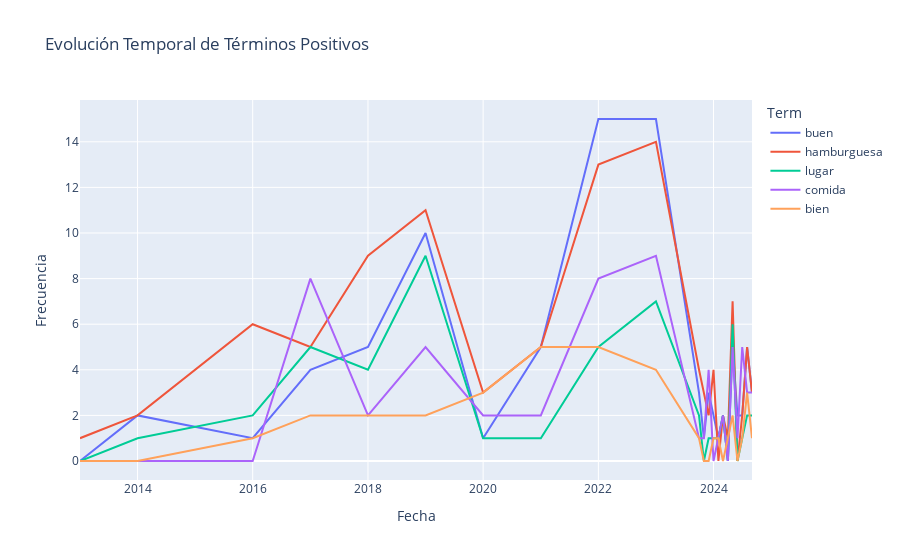
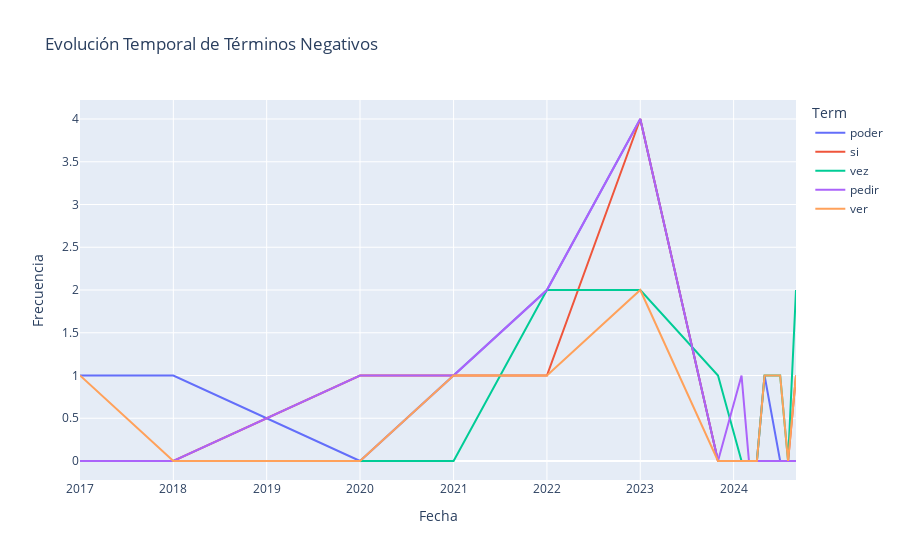

Source (notebook cell) for these figures, in order:
### Code cell
# Extraer año y mes
reviews['year_month'] = reviews['date'].dt.to_period('M').dt.to_timestamp()

# Función para calcular frecuencia de términos
def term_frequency(df, terms):
    freq_df = pd.DataFrame()
    for term in terms:
        freq_df[term] = df['cleaned_review'].str.contains(r'\b' + re.escape(term) + r'\b').astype(int)
    freq_df['year_month'] = df['year_month']
    return freq_df.groupby('year_month').sum().reset_index()

# Calcular frecuencia para términos positivos y negativos
freq_pos = term_frequency(reviews[reviews['sentiment_category'] == 'Positive'], top5_positive)
freq_neg = term_frequency(reviews[reviews['sentiment_category'] == 'Negative'], top5_negative)

# Combinar dataframes
freq_pos_melted = freq_pos.melt(id_vars='year_month', var_name='Term', value_name='Count')
freq_neg_melted = freq_neg.melt(id_vars='year_month', var_name='Term', value_name='Count')

# Gráfico interactivo para términos positivos
fig_pos = px.line(freq_pos_melted, x='year_month', y='Count', color='Term',
                 title='Evolución Temporal de Términos Positivos',
                 labels={'year_month': 'Fecha', 'Count': 'Frecuencia'})
fig_pos.update_layout(hovermode='x unified')
fig_pos.show()

# Gráfico interactivo para términos negativos
fig_neg = px.line(freq_neg_melted, x='year_month', y='Count', color='Term',
                 title='Evolución Temporal de Términos Negativos',
                 labels={'year_month': 'Fecha', 'Count': 'Frecuencia'})
fig_neg.update_layout(hovermode='x unified')
fig_neg.show()

### Figure 1 — Plotly figure (JSON) as saved in the notebook; plotly's stock layout.template omitted (floating-point values rounded to 4 significant figures)
{"data": [{"hovertemplate": "Term=buen<br>Fecha=%{x}<br>Frecuencia=%{y}<extra></extra>", "legendgroup": "buen", "line": {"color": "#636efa", "dash": "solid"}, "marker": {"symbol": "circle"}, "mode": "lines", "name": "buen", "orientation": "v", "showlegend": true, "type": "scatter", "x": ["2013-01-01T00:00:00", "2014-01-01T00:00:00", "2016-01-01T00:00:00", "2017-01-01T00:00:00", "2018-01-01T00:00:00", "2019-01-01T00:00:00", "2020-01-01T00:00:00", "2021-01-01T00:00:00", "2022-01-01T00:00:00", "2023-01-01T00:00:00", "2023-10-01T00:00:00", "2023-11-01T00:00:00", "2023-12-01T00:00:00", "2024-01-01T00:00:00", "2024-02-01T00:00:00", "2024-03-01T00:00:00", "2024-04-01T00:00:00", "2024-05-01T00:00:00", "2024-06-01T00:00:00", "2024-07-01T00:00:00", "2024-08-01T00:00:00", "2024-09-01T00:00:00"], "xaxis": "x", "y": [0, 2, 1, 4, 5, 10, 1, 5, 15, 15, 3, 1, 3, 2, 1, 2, 0, 5, 2, 2, 5, 3], "yaxis": "y"}, {"hovertemplate": "Term=hamburguesa<br>Fecha=%{x}<br>Frecuencia=%{y}<extra></extra>", "legendgroup": "hamburguesa", "line": {"color": "#EF553B", "dash": "solid"}, "marker": {"symbol": "circle"}, "mode": "lines", "name": "hamburguesa", "orientation": "v", "showlegend": true, "type": "scatter", "x": ["2013-01-01T00:00:00", "2014-01-01T00:00:00", "2016-01-01T00:00:00", "2017-01-01T00:00:00", "2018-01-01T00:00:00", "2019-01-01T00:00:00", "2020-01-01T00:00:00", "2021-01-01T00:00:00", "2022-01-01T00:00:00", "2023-01-01T00:00:00", "2023-10-01T00:00:00", "2023-11-01T00:00:00", "2023-12-01T00:00:00", "2024-01-01T00:00:00", "2024-02-01T00:00:00", "2024-03-01T00:00:00", "2024-04-01T00:00:00", "2024-05-01T00:00:00", "2024-06-01T00:00:00", "2024-07-01T00:00:00", "2024-08-01T00:00:00", "2024-09-01T00:00:00"], "xaxis": "x", "y": [1, 2, 6, 5, 9, 11, 3, 5, 13, 14, 4, 3, 2, 4, 0, 2, 1, 7, 0, 2, 5, 3], "yaxis": "y"}, {"hovertemplate": "Term=lugar<br>Fecha=%{x}<br>Frecuencia=%{y}<extra></extra>", "legendgroup": "lugar", "line": {"color": "#00cc96", "dash": "solid"}, "marker": {"symbol": "circle"}, "mode": "lines", "name": "lugar", "orientation": "v", "showlegend": true, "type": "scatter", "x": ["2013-01-01T00:00:00", "2014-01-01T00:00:00", "2016-01-01T00:00:00", "2017-01-01T00:00:00", "2018-01-01T00:00:00", "2019-01-01T00:00:00", "2020-01-01T00:00:00", "2021-01-01T00:00:00", "2022-01-01T00:00:00", "2023-01-01T00:00:00", "2023-10-01T00:00:00", "2023-11-01T00:00:00", "2023-12-01T00:00:00", "2024-01-01T00:00:00", "2024-02-01T00:00:00", "2024-03-01T00:00:00", "2024-04-01T00:00:00", "2024-05-01T00:00:00", "2024-06-01T00:00:00", "2024-07-01T00:00:00", "2024-08-01T00:00:00", "2024-09-01T00:00:00"], "xaxis": "x", "y": [0, 1, 2, 5, 4, 9, 1, 1, 5, 7, 2, 0, 1, 1, 1, 2, 0, 6, 0, 1, 2, 2], "yaxis": "y"}, {"hovertemplate": "Term=comida<br>Fecha=%{x}<br>Frecuencia=%{y}<extra></extra>", "legendgroup": "comida", "line": {"color": "#ab63fa", "dash": "solid"}, "marker": {"symbol": "circle"}, "mode": "lines", "name": "comida", "orientation": "v", "showlegend": true, "type": "scatter", "x": ["2013-01-01T00:00:00", "2014-01-01T00:00:00", "2016-01-01T00:00:00", "2017-01-01T00:00:00", "2018-01-01T00:00:00", "2019-01-01T00:00:00", "2020-01-01T00:00:00", "2021-01-01T00:00:00", "2022-01-01T00:00:00", "2023-01-01T00:00:00", "2023-10-01T00:00:00", "2023-11-01T00:00:00", "2023-12-01T00:00:00", "2024-01-01T00:00:00", "2024-02-01T00:00:00", "2024-03-01T00:00:00", "2024-04-01T00:00:00", "2024-05-01T00:00:00", "2024-06-01T00:00:00", "2024-07-01T00:00:00", "2024-08-01T00:00:00", "2024-09-01T00:00:00"], "xaxis": "x", "y": [0, 0, 0, 8, 2, 5, 2, 2, 8, 9, 1, 1, 4, 0, 1, 2, 0, 5, 1, 5, 3, 3], "yaxis": "y"}, {"hovertemplate": "Term=bien<br>Fecha=%{x}<br>Frecuencia=%{y}<extra></extra>", "legendgroup": "bien", "line": {"color": "#FFA15A", "dash": "solid"}, "marker": {"symbol": "circle"}, "mode": "lines", "name": "bien", "orientation": "v", "showlegend": true, "type": "scatter", "x": ["2013-01-01T00:00:00", "2014-01-01T00:00:00", "2016-01-01T00:00:00", "2017-01-01T00:00:00", "2018-01-01T00:00:00", "2019-01-01T00:00:00", "2020-01-01T00:00:00", "2021-01-01T00:00:00", "2022-01-01T00:00:00", "2023-01-01T00:00:00", "2023-10-01T00:00:00", "2023-11-01T00:00:00", "2023-12-01T00:00:00", "2024-01-01T00:00:00", "2024-02-01T00:00:00", "2024-03-01T00:00:00", "2024-04-01T00:00:00", "2024-05-01T00:00:00", "2024-06-01T00:00:00", "2024-07-01T00:00:00", "2024-08-01T00:00:00", "2024-09-01T00:00:00"], "xaxis": "x", "y": [0, 0, 1, 2, 2, 2, 3, 5, 5, 4, 1, 0, 0, 1, 1, 0, 1, 2, 0, 1, 3, 1], "yaxis": "y"}], "layout": {"hovermode": "x unified", "legend": {"title": {"text": "Term"}, "tracegroupgap": 0}, "title": {"text": "Evolución Temporal de Términos Positivos"}, "xaxis": {"anchor": "y", "domain": [0, 1], "title": {"text": "Fecha"}}, "yaxis": {"anchor": "x", "domain": [0, 1], "title": {"text": "Frecuencia"}}}}

### Figure 2 — Plotly figure (JSON) as saved in the notebook; plotly's stock layout.template omitted (floating-point values rounded to 4 significant figures)
{"data": [{"hovertemplate": "Term=poder<br>Fecha=%{x}<br>Frecuencia=%{y}<extra></extra>", "legendgroup": "poder", "line": {"color": "#636efa", "dash": "solid"}, "marker": {"symbol": "circle"}, "mode": "lines", "name": "poder", "orientation": "v", "showlegend": true, "type": "scatter", "x": ["2017-01-01T00:00:00", "2018-01-01T00:00:00", "2020-01-01T00:00:00", "2021-01-01T00:00:00", "2022-01-01T00:00:00", "2023-01-01T00:00:00", "2023-11-01T00:00:00", "2024-02-01T00:00:00", "2024-03-01T00:00:00", "2024-04-01T00:00:00", "2024-05-01T00:00:00", "2024-07-01T00:00:00", "2024-08-01T00:00:00", "2024-09-01T00:00:00"], "xaxis": "x", "y": [1, 1, 0, 1, 2, 4, 0, 0, 0, 0, 1, 0, 0, 0], "yaxis": "y"}, {"hovertemplate": "Term=si<br>Fecha=%{x}<br>Frecuencia=%{y}<extra></extra>", "legendgroup": "si", "line": {"color": "#EF553B", "dash": "solid"}, "marker": {"symbol": "circle"}, "mode": "lines", "name": "si", "orientation": "v", "showlegend": true, "type": "scatter", "x": ["2017-01-01T00:00:00", "2018-01-01T00:00:00", "2020-01-01T00:00:00", "2021-01-01T00:00:00", "2022-01-01T00:00:00", "2023-01-01T00:00:00", "2023-11-01T00:00:00", "2024-02-01T00:00:00", "2024-03-01T00:00:00", "2024-04-01T00:00:00", "2024-05-01T00:00:00", "2024-07-01T00:00:00", "2024-08-01T00:00:00", "2024-09-01T00:00:00"], "xaxis": "x", "y": [0, 0, 1, 1, 1, 4, 0, 0, 0, 0, 0, 0, 0, 1], "yaxis": "y"}, {"hovertemplate": "Term=vez<br>Fecha=%{x}<br>Frecuencia=%{y}<extra></extra>", "legendgroup": "vez", "line": {"color": "#00cc96", "dash": "solid"}, "marker": {"symbol": "circle"}, "mode": "lines", "name": "vez", "orientation": "v", "showlegend": true, "type": "scatter", "x": ["2017-01-01T00:00:00", "2018-01-01T00:00:00", "2020-01-01T00:00:00", "2021-01-01T00:00:00", "2022-01-01T00:00:00", "2023-01-01T00:00:00", "2023-11-01T00:00:00", "2024-02-01T00:00:00", "2024-03-01T00:00:00", "2024-04-01T00:00:00", "2024-05-01T00:00:00", "2024-07-01T00:00:00", "2024-08-01T00:00:00", "2024-09-01T00:00:00"], "xaxis": "x", "y": [0, 0, 0, 0, 2, 2, 1, 0, 0, 0, 1, 1, 0, 2], "yaxis": "y"}, {"hovertemplate": "Term=pedir<br>Fecha=%{x}<br>Frecuencia=%{y}<extra></extra>", "legendgroup": "pedir", "line": {"color": "#ab63fa", "dash": "solid"}, "marker": {"symbol": "circle"}, "mode": "lines", "name": "pedir", "orientation": "v", "showlegend": true, "type": "scatter", "x": ["2017-01-01T00:00:00", "2018-01-01T00:00:00", "2020-01-01T00:00:00", "2021-01-01T00:00:00", "2022-01-01T00:00:00", "2023-01-01T00:00:00", "2023-11-01T00:00:00", "2024-02-01T00:00:00", "2024-03-01T00:00:00", "2024-04-01T00:00:00", "2024-05-01T00:00:00", "2024-07-01T00:00:00", "2024-08-01T00:00:00", "2024-09-01T00:00:00"], "xaxis": "x", "y": [0, 0, 1, 1, 2, 4, 0, 1, 0, 0, 0, 0, 0, 0], "yaxis": "y"}, {"hovertemplate": "Term=ver<br>Fecha=%{x}<br>Frecuencia=%{y}<extra></extra>", "legendgroup": "ver", "line": {"color": "#FFA15A", "dash": "solid"}, "marker": {"symbol": "circle"}, "mode": "lines", "name": "ver", "orientation": "v", "showlegend": true, "type": "scatter", "x": ["2017-01-01T00:00:00", "2018-01-01T00:00:00", "2020-01-01T00:00:00", "2021-01-01T00:00:00", "2022-01-01T00:00:00", "2023-01-01T00:00:00", "2023-11-01T00:00:00", "2024-02-01T00:00:00", "2024-03-01T00:00:00", "2024-04-01T00:00:00", "2024-05-01T00:00:00", "2024-07-01T00:00:00", "2024-08-01T00:00:00", "2024-09-01T00:00:00"], "xaxis": "x", "y": [1, 0, 0, 1, 1, 2, 0, 0, 0, 0, 1, 1, 0, 1], "yaxis": "y"}], "layout": {"hovermode": "x unified", "legend": {"title": {"text": "Term"}, "tracegroupgap": 0}, "title": {"text": "Evolución Temporal de Términos Negativos"}, "xaxis": {"anchor": "y", "domain": [0, 1], "title": {"text": "Fecha"}}, "yaxis": {"anchor": "x", "domain": [0, 1], "title": {"text": "Frecuencia"}}}}
